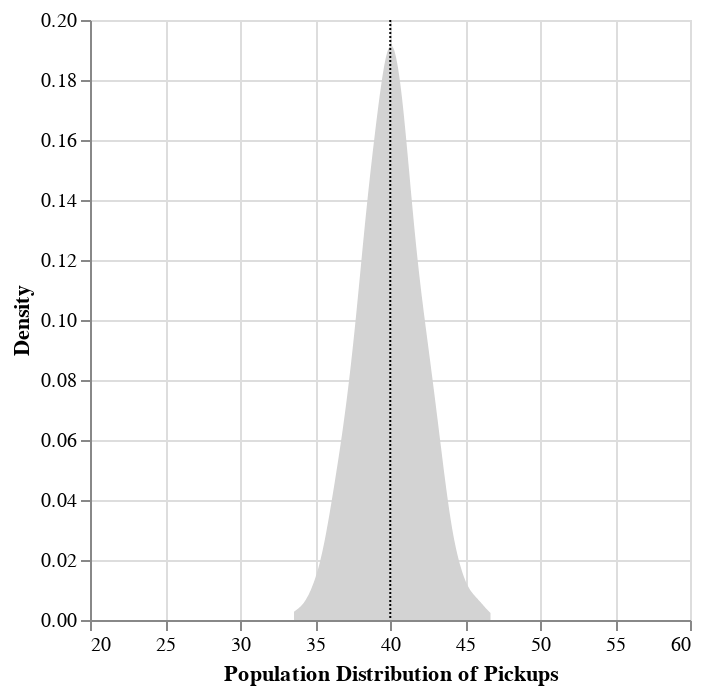

Write notebook code for a chart like this one.
### Code cell
bootstrap_1000_1000 = NPS_bootstrap(responses_1000, 1000)
print(CI_90(bootstrap_1000_1000))
print(CI_95(bootstrap_1000_1000))
NPS_density(bootstrap_1000_1000)

### Figure 1 — Vega-Lite specification as saved in the notebook (floating-point values rounded to 4 significant figures; data arrays with more than 128 entries replaced by an {"elided": "..."} marker saying what was removed)
{"config": {"view": {"continuousWidth": 300, "continuousHeight": 300}}, "layer": [{"mark": {"type": "area", "color": "lightgray"}, "encoding": {"x": {"axis": {"title": "Population Distribution of Pickups"}, "field": "tests", "scale": {"domain": [23.6, 56.7]}, "type": "quantitative"}, "y": {"axis": {"title": "Density"}, "field": "density", "type": "quantitative"}}, "transform": [{"density": "tests", "as": ["tests", "density"]}]}, {"mark": {"type": "rule", "color": "black", "strokeDash": [1, 1]}, "encoding": {"x": {"aggregate": "mean", "field": "tests", "type": "quantitative"}}}], "data": {"name": "data-c918d808ccbb2a877c8eedc5a4be13db"}, "$schema": "https://vega.github.io/schema/vega-lite/v5.16.3.json", "datasets": {"data-c918d808ccbb2a877c8eedc5a4be13db": {"elided": "1000 records"}}}
